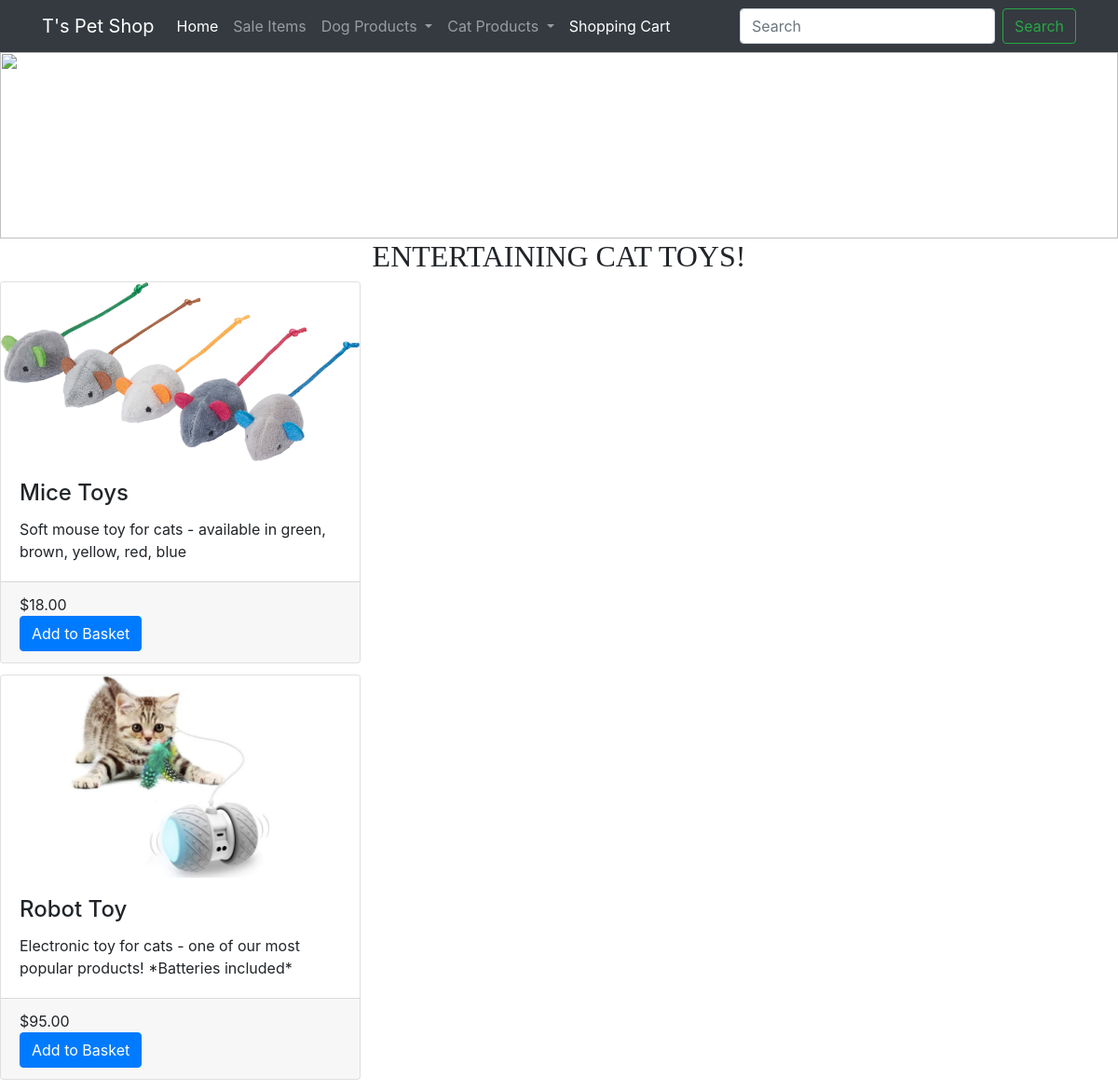
Screenshot of /Cat_Toys with the database file from the repository.
### petshop/models.py (models this page shows, shortened)
class Product(db.Model):
    __tablename__='product'
    id = db.Column(db.Integer, primary_key=True)
    name = db.Column(db.String(64), unique=True)
    category = db.Column(db.String(64), nullable=False)
    description = db.Column(db.String(500), nullable=False)
    image = db.Column(db.String(60), nullable=False, default = 'defaultcity.jpg')
    price = db.Column(db.Float, nullable=False)

### petshop/views.py (the view)
@bp.route('/Cat_Toys')
def CatToys():
    catToys = Product.query.filter(Product.category == "Cat Toys")
    return render_template('Cat_Toys.html', catToys = catToys)

### petshop/templates/Cat_Toys.html (shortened to what this page needs)
{% extends 'base.html' %}
{% block head %}
<body>
<h1>ENTERTAINING CAT TOYS!</h1>
</div>
{% for Product in catToys%}
<div class="card-columns">
  <div class="card">
      <img class="card-img-top" src="{{url_for('static', filename='img/'+Product.image)}}" alt="Card image" width="100%" height="100%" >
      <div class="card-body" >
          <h4 class="card-title">{{Product.name}}</h4>
          <p class="card-text">{{Product.description}}</p>
      </div>
       <div class="card-footer">{{"$%.2f"|format(Product.price)}}
        <form action="{{ url_for('main.order') }}">
          <input class="btn btn-primary" type="submit" value="Add to Basket">
      </form>
</div>
</div>
  </div>
  {% endfor %}
</body>
</section>
{% endblock %}

### petshop/templates/base.html (style rules this page uses)
h1 { font-family:cursive }
h1 { font-size: 200% }

### rows the page displays
Product: image (picture), name "Mice Toys", description "Soft mouse toy for cats - available in green, brown, yellow, red, blue", price "$18.00"
Product: image (picture), name "Robot Toy", description "Electronic toy for cats - one of our most popular products! *Batteries included*", price "$95.00"
